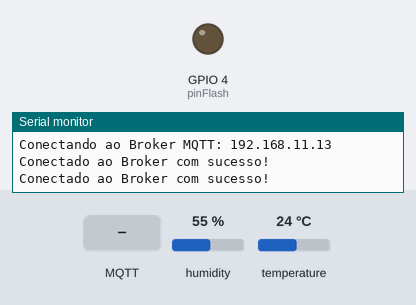
Simulated run of this sketch. Board: ESP32. Parts: output pins drawn as LEDs (lit = HIGH), the last lines printed to the serial monitor. Inputs (shaded band) come from the test bench; at power-on: humidity 55 %, temperature 24 °C. WiFi joins after 1.5 s; servers stay silent unless stated; no MQTT or app messages arrive unless stated; the camera gives no picture.

Above: at 3.0 s.
3.1 s: MQTT message "plant001@flashOn|" arrives on the first subscribed topic
At 4.6 s:
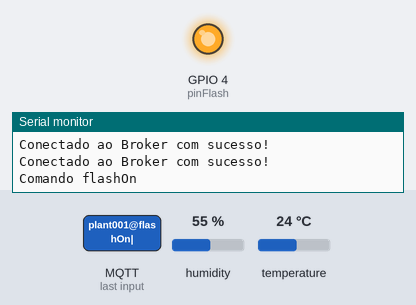
6.3 s: MQTT message "plant001@flashOff|" arrives on the first subscribed topic
At 6.9 s:
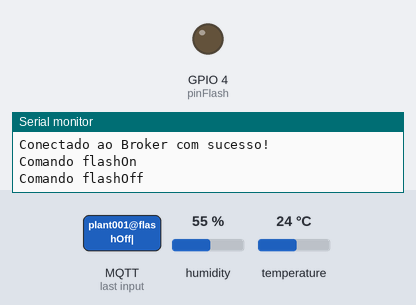
Timing chart, 0 to 9.3 s (numbered marks = the images above; inputs shaded):
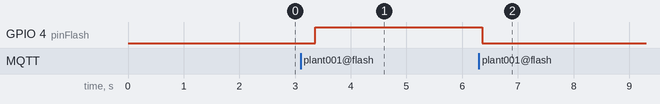

Measured:
- after the input at 3.1 s, GPIO 4 (pinFlash): LOW → HIGH after 0.26 s
- after the input at 6.3 s, GPIO 4 (pinFlash): HIGH → LOW after 0.06 s

The sketch:

camera.ino
```cpp
#include <PubSubClient.h>
#include "src/OV2640.h"
#include <WiFi.h>
#include <WebServer.h>
#include <WiFiClient.h>
#include <DHT.h>
#include "camera_pins.h"

#define DHTTYPE DHT11 // DHT 11
#define DHTPIN 3 //PINO DIGITAL UTILIZADO PELO SENSOR

OV2640 cam;

WebServer server(80);

const char HEADER[] = "HTTP/1.1 200 OK\r\n" \
                      "Access-Control-Allow-Origin: *\r\n" \
                      "Content-Type: multipart/x-mixed-replace; boundary=123456789000000000000987654321\r\n";
const char BOUNDARY[] = "\r\n--123456789000000000000987654321\r\n";
const char CTNTTYPE[] = "Content-Type: image/jpeg\r\nContent-Length: ";
const int hdrLen = strlen(HEADER);
const int bdrLen = strlen(BOUNDARY);
const int cntLen = strlen(CTNTTYPE);

//WiFi
const char* SSID = "-----";                                           // Nome da rede WiFi
const char* PASSWORD = "----";                               // Senha da rede WiFi
WiFiClient wifiClient;

IPAddress ip(192,168,11,50); //Configuração de IPFixo no seu dispositivo ESP8266 10.0.69.235
IPAddress gw(192,168,11,1);
IPAddress sub(255,255,255,0);

//MQTT Server
const char* BROKER_MQTT = "192.168.11.13";                          //URL do broker MQTT
int BROKER_PORT = 1883;                                             // Porta do Broker MQTT

#define ID_MQTT  "plant001_device"                                   //ID unico e seu
#define TOPIC_PUBLISH "/4jggokgpepnvsb2uv4s40d59ov/plant001/attrs"   //Tópico de publicação
#define TOPIC_SUBSCRIBE "/4jggokgpepnvsb2uv4s40d59ov/plant001/cmd"   //Tópico de Assinatura
PubSubClient MQTT(wifiClient);

//pino de flash da camera
const int pinFlash = 4;

void mantemConexoes();                                              //Garante as conexoes WiFi e MQTT
void conectaWiFi();                                                 //Faz conexão com WiFi
void conectaMQTT();                                                 //Faz conexão com Broker MQTT
void deviceControl(char* topic, byte* payload, unsigned int length);//recebe e envia informações do dispositivo
void taskHandleBomb(void *pvParameters);
void taskHandleTemperature(void *pvParameters);
String getValue(String data, char separator, int index);

void handle_jpg_stream(void)
{
  char buf[32];
  int s;

  WiFiClient client = server.client();

  client.write(HEADER, hdrLen);
  client.write(BOUNDARY, bdrLen);

  while (true)
  {
    if (!client.connected()) break;
    cam.run();
    s = cam.getSize();
    client.write(CTNTTYPE, cntLen);
    sprintf( buf, "%d\r\n\r\n", s );
    client.write(buf, strlen(buf));
    client.write((char *)cam.getfb(), s);
    client.write(BOUNDARY, bdrLen);
  }
}

void setup() {

  Serial.begin(115200);
  pinMode(pinFlash, OUTPUT);

  camera_config_t config;
  config.ledc_channel = LEDC_CHANNEL_0;
  config.ledc_timer = LEDC_TIMER_0;
  config.pin_d0 = Y2_GPIO_NUM;
  config.pin_d1 = Y3_GPIO_NUM;
  config.pin_d2 = Y4_GPIO_NUM;
  config.pin_d3 = Y5_GPIO_NUM;
  config.pin_d4 = Y6_GPIO_NUM;
  config.pin_d5 = Y7_GPIO_NUM;
  config.pin_d6 = Y8_GPIO_NUM;
  config.pin_d7 = Y9_GPIO_NUM;
  config.pin_xclk = XCLK_GPIO_NUM;
  config.pin_pclk = PCLK_GPIO_NUM;
  config.pin_vsync = VSYNC_GPIO_NUM;
  config.pin_href = HREF_GPIO_NUM;
  config.pin_sscb_sda = SIOD_GPIO_NUM;
  config.pin_sscb_scl = SIOC_GPIO_NUM;
  config.pin_pwdn = PWDN_GPIO_NUM;
  config.pin_reset = RESET_GPIO_NUM;
  config.xclk_freq_hz = 20000000;
  config.pixel_format = PIXFORMAT_JPEG;

  // Frame parameters
  //  config.frame_size = FRAMESIZE_UXGA;
  config.frame_size = FRAMESIZE_QVGA;
  config.jpeg_quality = 12;
  config.fb_count = 2;

  cam.init(config);

  conectaWiFi();

  server.on("/sysmartplant/mjpeg", HTTP_GET, handle_jpg_stream);
  server.begin();

  MQTT.setServer(BROKER_MQTT, BROKER_PORT);
  MQTT.setCallback(deviceControl);

  xTaskCreatePinnedToCore(taskHandleBomb, "taskHandleMQTT", 10000 ,NULL, 3, NULL,0);
  xTaskCreatePinnedToCore(taskHandleTemperature, "taskHandleMQTT", 10000 ,NULL, 2, NULL,0);
}

void loop() {

  server.handleClient();

}

void taskHandleBomb(void *pvParameters){

  while(true){
    mantemConexoes();
    MQTT.loop();
    delay(500);
  }

}

void taskHandleTemperature(void *pvParameters){

  float temperature = 0; //VARIÁVEL DO TIPO FLOAT
  float temperatureAnt = 0;
  float humidity = 0; //VARIÁVEL DO TIPO FLOAT
  float humidityAnt = 0;
  char data[10];
  char valueRequest[10];
  DHT dht(DHTPIN, DHTTYPE);

  while(true){

    Serial.println("Task Sensor");

    mantemConexoes();
    temperatureAnt = temperature;
    temperature = dht.readTemperature();

    humidityAnt = humidity;
    humidity = dht.readHumidity();

    if(temperature != temperatureAnt || humidity != humidityAnt){
      snprintf(data, sizeof(data), "%.2f", temperature);
      strcpy(valueRequest, "t|");
      strcat(valueRequest, data);

      MQTT.publish(TOPIC_PUBLISH, valueRequest);

      snprintf(data, sizeof(data), "%.2f", humidity);
      strcpy(valueRequest, "h|");
      strcat(valueRequest, data);

      MQTT.publish(TOPIC_PUBLISH, valueRequest);

    }

    delay(10000);
  }

}

void mantemConexoes() {
    if (!MQTT.connected()) {
       conectaMQTT();
    }

    conectaWiFi(); //refaz conexão
}

void conectaWiFi() {

  if (WiFi.status() == WL_CONNECTED) {
     return;
  }

  Serial.println();
  Serial.println("Conectando-se");
  Serial.print(SSID);
  WiFi.config(ip,gw,sub);
  WiFi.begin(SSID, PASSWORD); // Conecta na rede WI-FI
  while (WiFi.status() != WL_CONNECTED) {
      delay(100);
      Serial.print(".");
  }

  Serial.println();
  Serial.print("Conectado na rede: ");
  Serial.print(SSID);
  Serial.print("  IP obtido: ");
  Serial.println(WiFi.localIP());
}

void conectaMQTT() {
    while (!MQTT.connected()) {
        Serial.print("Conectando ao Broker MQTT: ");
        Serial.println(BROKER_MQTT);
        if (MQTT.connect(ID_MQTT)) {
            Serial.println("Conectado ao Broker com sucesso!");
            MQTT.subscribe(TOPIC_SUBSCRIBE);
        }
        else {
            Serial.println("Nao foi possivel se conectar ao broker.");
            Serial.println("Nova tentativa de conexao em 10s");
            delay(10000);
        }
    }
}

void deviceControl(char* topic, byte* payload, unsigned int length)
{
    String command;
    String value;

    //obtem a string do payload recebido
    for(int i = 0; i < length; i++)
    {
       char c = (char)payload[i];
       command += c;
    }


    value = getValue(command, '|', 1);
    command = getValue(command, '|', 0);
    //value2 = getValue(value1, '&', 1);
    //value1 = getValue(value1, '&', 0);

    if(command == "plant001@hourly"){

      Serial.println("Comando hourly");
      Serial.println(value);

      MQTT.publish(TOPIC_PUBLISH, "plant001@hourly| Hourly ok");

    }else if(command == "plant001@flashOn|"){

      Serial.println("Comando flashOn");
      digitalWrite(pinFlash, HIGH);
      MQTT.publish(TOPIC_PUBLISH, "plant001@flashOn| flashOn ok");

    }else if(command == "plant001@flashOff|"){

      Serial.println("Comando flashOff");
      digitalWrite(pinFlash, LOW);
      MQTT.publish(TOPIC_PUBLISH, "plant001@flashOff| flashOff ok");

    }
}

String getValue(String data, char separator, int index)
{
    int found = 0;
    int strIndex[] = { 0, -1 };
    int maxIndex = data.length() - 1;

    for (int i = 0; i <= maxIndex && found <= index; i++) {
        if (data.charAt(i) == separator || i == maxIndex) {
            found++;
            strIndex[0] = strIndex[1] + 1;
            strIndex[1] = (i == maxIndex) ? i+1 : i;
        }
    }
    return found > index ? data.substring(strIndex[0], strIndex[1]) : "";
}
```

OV2640.cpp
```cpp
#include "OV2640.h"

#define TAG "OV2640"

// definitions appropriate for the ESP32-CAM devboard (and most clones)
camera_config_t esp32cam_config{

    .pin_pwdn = -1, // FIXME: on the TTGO T-Journal I think this is GPIO 0
    .pin_reset = 15,

    .pin_xclk = 27,

    .pin_sscb_sda = 25,
    .pin_sscb_scl = 23,

    .pin_d7 = 19,
    .pin_d6 = 36,
    .pin_d5 = 18,
    .pin_d4 = 39,
    .pin_d3 = 5,
    .pin_d2 = 34,
    .pin_d1 = 35,
    .pin_d0 = 17,
    .pin_vsync = 22,
    .pin_href = 26,
    .pin_pclk = 21,
    .xclk_freq_hz = 20000000,
    .ledc_timer = LEDC_TIMER_0,
    .ledc_channel = LEDC_CHANNEL_0,
    .pixel_format = PIXFORMAT_JPEG,
    // .frame_size = FRAMESIZE_UXGA, // needs 234K of framebuffer space
    // .frame_size = FRAMESIZE_SXGA, // needs 160K for framebuffer
    // .frame_size = FRAMESIZE_XGA, // needs 96K or even smaller FRAMESIZE_SVGA - can work if using only 1 fb
    .frame_size = FRAMESIZE_SVGA,
    .jpeg_quality = 12, //0-63 lower numbers are higher quality
    .fb_count = 2       // if more than one i2s runs in continous mode.  Use only with jpeg
};

camera_config_t esp32cam_aithinker_config{

    .pin_pwdn = 32,
    .pin_reset = -1,

    .pin_xclk = 0,

    .pin_sscb_sda = 26,
    .pin_sscb_scl = 27,

    // Note: LED GPIO is apparently 4 not sure where that goes
    // per https://github.com/donny681/ESP32_CAMERA_QR/blob/e4ef44549876457cd841f33a0892c82a71f35358/main/led.c
    .pin_d7 = 35,
    .pin_d6 = 34,
    .pin_d5 = 39,
    .pin_d4 = 36,
    .pin_d3 = 21,
    .pin_d2 = 19,
    .pin_d1 = 18,
    .pin_d0 = 5,
    .pin_vsync = 25,
    .pin_href = 23,
    .pin_pclk = 22,
    .xclk_freq_hz = 20000000,
    .ledc_timer = LEDC_TIMER_1,
    .ledc_channel = LEDC_CHANNEL_1,
    .pixel_format = PIXFORMAT_JPEG,
    // .frame_size = FRAMESIZE_UXGA, // needs 234K of framebuffer space
    // .frame_size = FRAMESIZE_SXGA, // needs 160K for framebuffer
    // .frame_size = FRAMESIZE_XGA, // needs 96K or even smaller FRAMESIZE_SVGA - can work if using only 1 fb
    .frame_size = FRAMESIZE_SVGA,
    .jpeg_quality = 12, //0-63 lower numbers are higher quality
    .fb_count = 2       // if more than one i2s runs in continous mode.  Use only with jpeg
};

camera_config_t esp32cam_ttgo_t_config{

    .pin_pwdn = 26,
    .pin_reset = -1,

    .pin_xclk = 32,

    .pin_sscb_sda = 13,
    .pin_sscb_scl = 12,

    .pin_d7 = 39,
    .pin_d6 = 36,
    .pin_d5 = 23,
    .pin_d4 = 18,
    .pin_d3 = 15,
    .pin_d2 = 4,
    .pin_d1 = 14,
    .pin_d0 = 5,
    .pin_vsync = 27,
    .pin_href = 25,
    .pin_pclk = 19,
    .xclk_freq_hz = 20000000,
    .ledc_timer = LEDC_TIMER_0,
    .ledc_channel = LEDC_CHANNEL_0,
    .pixel_format = PIXFORMAT_JPEG,
    .frame_size = FRAMESIZE_SVGA,
    .jpeg_quality = 12, //0-63 lower numbers are higher quality
    .fb_count = 2       // if more than one i2s runs in continous mode.  Use only with jpeg
};

void OV2640::run(void)
{
    if (fb)
        //return the frame buffer back to the driver for reuse
        esp_camera_fb_return(fb);

    fb = esp_camera_fb_get();
}

void OV2640::runIfNeeded(void)
{
    if (!fb)
        run();
}

int OV2640::getWidth(void)
{
    runIfNeeded();
    return fb->width;
}

int OV2640::getHeight(void)
{
    runIfNeeded();
    return fb->height;
}

size_t OV2640::getSize(void)
{
    runIfNeeded();
    if (!fb)
        return 0; // FIXME - this shouldn't be possible but apparently the new cam board returns null sometimes?
    return fb->len;
}

uint8_t *OV2640::getfb(void)
{
    runIfNeeded();
    if (!fb)
        return NULL; // FIXME - this shouldn't be possible but apparently the new cam board returns null sometimes?

    return fb->buf;
}

framesize_t OV2640::getFrameSize(void)
{
    return _cam_config.frame_size;
}

void OV2640::setFrameSize(framesize_t size)
{
    _cam_config.frame_size = size;
}

pixformat_t OV2640::getPixelFormat(void)
{
    return _cam_config.pixel_format;
}

void OV2640::setPixelFormat(pixformat_t format)
{
    switch (format)
    {
    case PIXFORMAT_RGB565:
    case PIXFORMAT_YUV422:
    case PIXFORMAT_GRAYSCALE:
    case PIXFORMAT_JPEG:
        _cam_config.pixel_format = format;
        break;
    default:
        _cam_config.pixel_format = PIXFORMAT_GRAYSCALE;
        break;
    }
}

esp_err_t OV2640::init(camera_config_t config)
{
    memset(&_cam_config, 0, sizeof(_cam_config));
    memcpy(&_cam_config, &config, sizeof(config));

    esp_err_t err = esp_camera_init(&_cam_config);
    if (err != ESP_OK)
    {
        printf("Camera probe failed with error 0x%x", err);
        return err;
    }
    // ESP_ERROR_CHECK(gpio_install_isr_service(0));

    return ESP_OK;
}
```

OV2640.h
```cpp
#ifndef OV2640_H_
#define OV2640_H_

#include <Arduino.h>
#include <pgmspace.h>
#include <stdio.h>
#include "esp_log.h"
#include "esp_attr.h"
#include "esp_camera.h"

extern camera_config_t esp32cam_config, esp32cam_aithinker_config, esp32cam_ttgo_t_config;

class OV2640
{
public:
    OV2640(){
        fb = NULL;
    };
    ~OV2640(){
    };
    esp_err_t init(camera_config_t config);
    void run(void);
    size_t getSize(void);
    uint8_t *getfb(void);
    int getWidth(void);
    int getHeight(void);
    framesize_t getFrameSize(void);
    pixformat_t getPixelFormat(void);

    void setFrameSize(framesize_t size);
    void setPixelFormat(pixformat_t format);

private:
    void runIfNeeded(); // grab a frame if we don't already have one

    // camera_framesize_t _frame_size;
    // camera_pixelformat_t _pixel_format;
    camera_config_t _cam_config;

    camera_fb_t *fb;
};

#endif //OV2640_H_
```

camera_pins.h
```cpp
#define PWDN_GPIO_NUM     32
#define RESET_GPIO_NUM    -1
#define XCLK_GPIO_NUM      0
#define SIOD_GPIO_NUM     26
#define SIOC_GPIO_NUM     27

#define Y9_GPIO_NUM       35
#define Y8_GPIO_NUM       34
#define Y7_GPIO_NUM       39
#define Y6_GPIO_NUM       36
#define Y5_GPIO_NUM       21
#define Y4_GPIO_NUM       19
#define Y3_GPIO_NUM       18
#define Y2_GPIO_NUM        5
#define VSYNC_GPIO_NUM    25
#define HREF_GPIO_NUM     23
#define PCLK_GPIO_NUM     22
```
